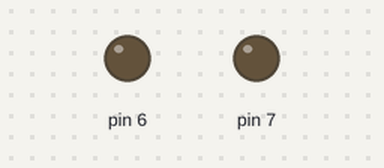
This sketch was run on a simulated Arduino Uno, built for the host (arithmetic inside an expression is 32-bit, double 64-bit). Parts: output pins drawn as LEDs (lit = HIGH).

Above: at 1.0 s.
At 3.5 s:
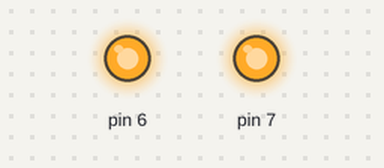
At 4.5 s:
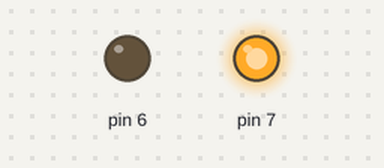
Timing chart, 0 to 5.2 s (numbered marks = the images above):
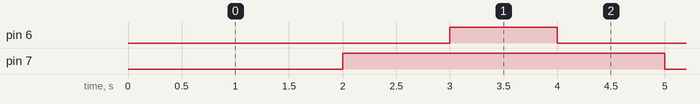

Measured:
- by itself, pin 6: alternates HIGH for 1.0 s and LOW for 3.0 s
- by itself, pin 7: alternates HIGH for 3.0 s and LOW for 1.0 s
- by itself, everything shown: repeats every 4.0 s, in 4 steps

The sketch:

blink.ino
```cpp
void setup() {
  // put your setup code here, to run once:
  pinMode(PG6,OUTPUT);
  pinMode(PG7,OUTPUT);
}

void loop() {
  // put your main code here, to run repeatedly:
  digitalWrite(PG6,LOW);
  delay(1000);
  digitalWrite(PG7,LOW);
  delay(1000);
  digitalWrite(PG7,HIGH);
  delay(1000);
  digitalWrite(PG6,HIGH);
  delay(1000);

}
```
